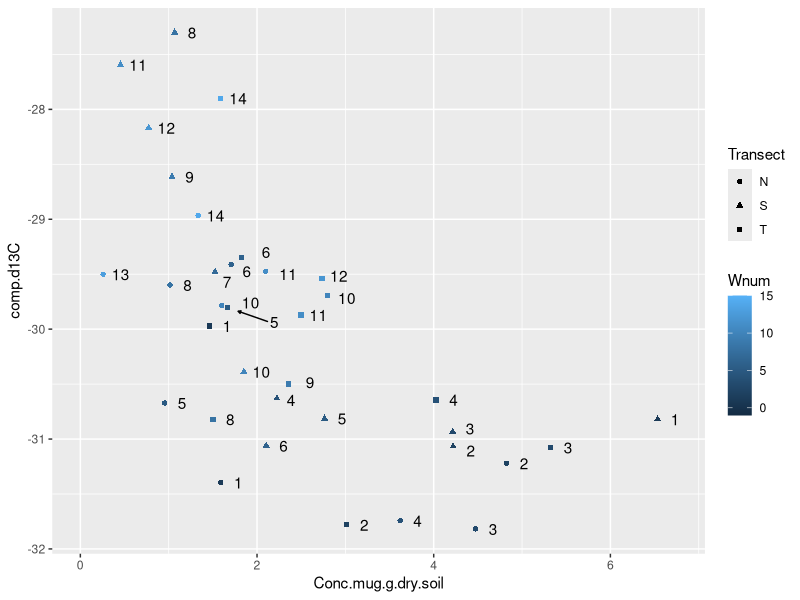
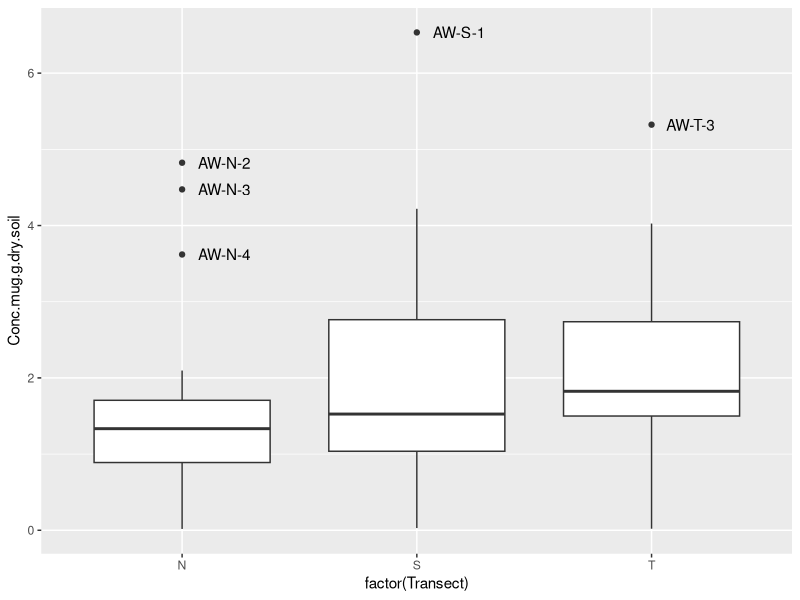
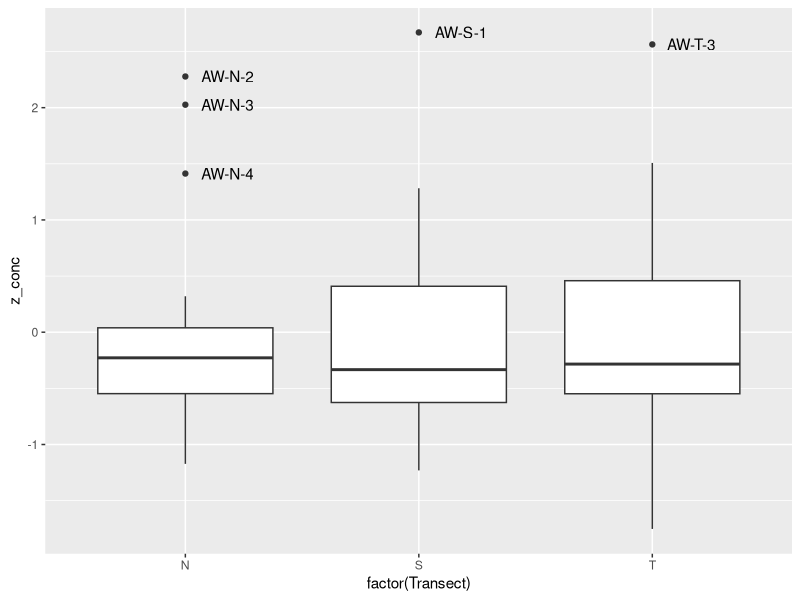
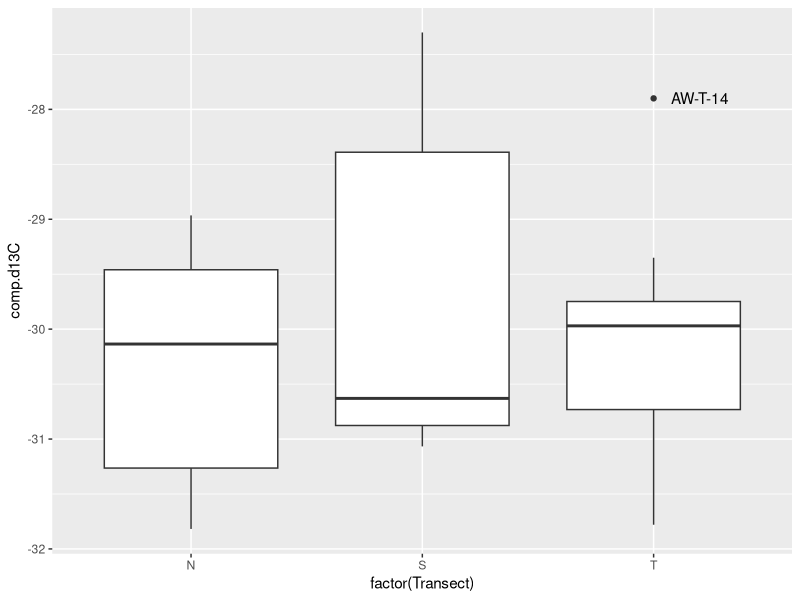
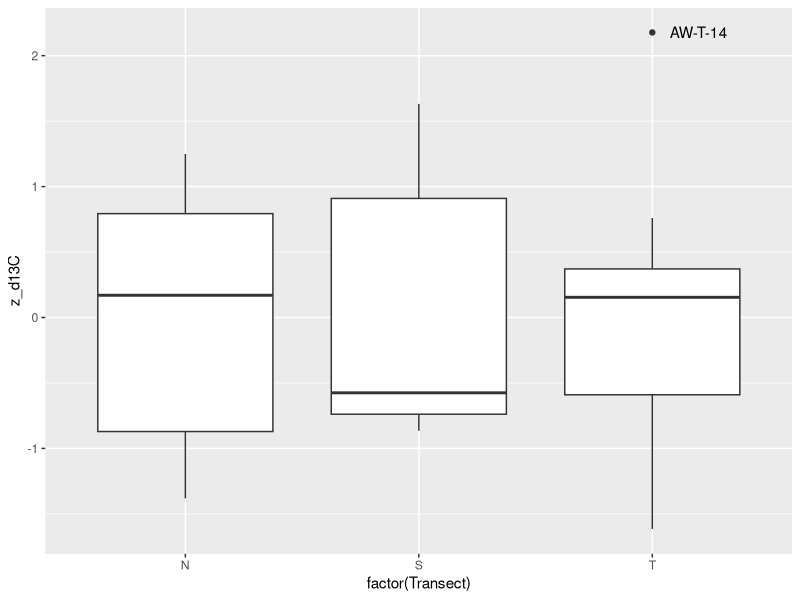
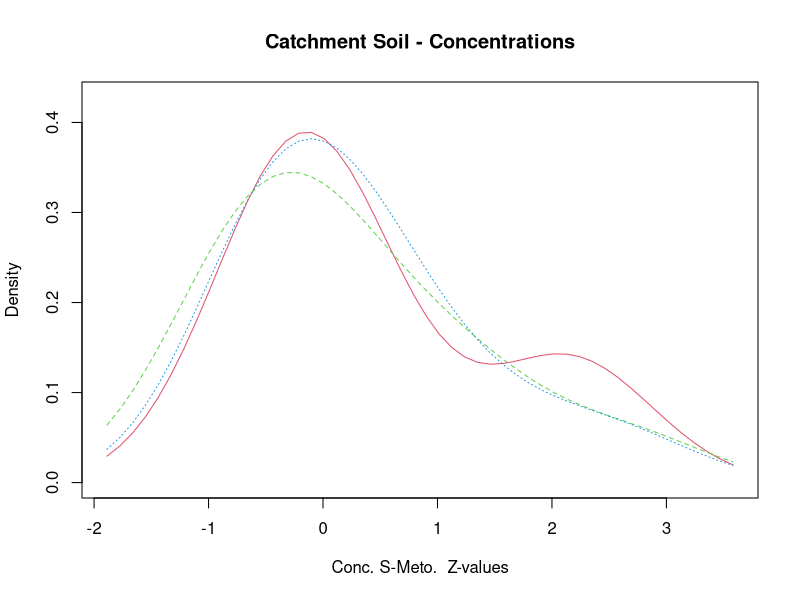

Here is the R script that generated these plots, in order: (Note: this script raises an error after producing the figures.)
## ---- chunk 1
knitr::opts_chunk$set(echo = TRUE, warning=FALSE, message = FALSE)
Sys.setlocale("LC_ALL", "English")
## ---- chunk 2
library(sm)
library(vioplot)

library(dplyr)
library(ggplot2)
library("ggrepel")
## ---- chunk 3
# Soils
soils = read.csv2("Data/MassBalance_R.csv", 
                       na.strings=c('#DIV/0!', '', 'NA'), header = TRUE)
colnames(soils)[colnames(soils) == "ti"] <- "Date.ti"
soils$Date.ti <- as.POSIXct(strptime(soils$Date.ti, 
                                          "%Y-%m-%d %H:%M", tz="EST")) # csv typos, option 1
sum(is.na(soils$Date.ti)) == 0

dropSoil <- c("WeekSubWeek", "Event", 
              "B.diss", "B.filt", "CumOutDiss.g", "CumOutFilt.g", "CumOutAppMass.g",  "CumOutMELsm.g", 
              "CumAppMass.g",
              "ID.N", "ID.T",  "Area.N", "Area.T", "Area.S",
              "comp.d13C.SE.North", "comp.d13C.SE.Talweg", "comp.d13C.SE.South", 
              "f.max.comp", "f.mean.comp", "f.min.comp", "ngC.SD","ngC.SE", "N_compsoil", "N_ngC")
soils <- soils[ , !(names(soils) %in% dropSoil)]


# Quasi-Molten SOILS
soilGroups = read.csv2("Data/WeeklySoils_Rng.csv", 
                       na.strings=c('#DIV/0!', '', 'NA'), header = TRUE)
soilGroups$Date.ti <- as.POSIXct(strptime(soilGroups$Date.ti, 
                                          "%Y-%m-%d %H:%M", tz="EST")) # csv typos, option 1
sum(is.na(soilGroups$Date.ti)) == 0

str(soils)



ggplot(soilGroups, aes(x=Conc.mug.g.dry.soil, y=comp.d13C))+
  geom_point(aes(group = Transect, colour = Wnum, shape = Transect))+
  geom_text_repel(aes(label=Wnum),
                 arrow = arrow(length = unit(0.005, 'npc'), type = "closed"),
                 force = 1, 
                 point.padding = unit(1.0, 'lines'), 
                 max.iter = 2e3,
                 nudge_x = .2) #+
  #stat_smooth(method = "lm", formula = y ~ poly(x, 2)) +
  #stat_smooth(method = "lm", formula = y~x, se=F) 

## ---- chunk 4
waters = read.csv2("Data/WeeklyHydroContam_R.csv")
waters$ti <- as.POSIXct(strptime(waters$ti, "%Y-%m-%d %H:%M", tz="EST"))
colnames(waters)[colnames(waters) == "ti"] <- "Date.ti"
waters$Events <- factor(waters$Events, levels = unique(waters$Events))
waters$Event <- factor(waters$Event, levels = unique(waters$Event))

dropWater <- c("N.x", "N.y", 
               "Markers" , "TimeDiff", 
               "se.d13C", "MES.mg.L", "MES.sd", "MO.mg.L", "filt.se.d13C", "f.diss", "f.filt",
               "Appl.Mass.g", 
               "DissSmeto.mg", "DissSmeto.mg.SD", 
               "DissOXA.mg", "DissOXA.mg.SD", 
               "DissESA.mg", "DissESA.mg.SD",
               "FiltSmeto.mg", "DissSmeto.mg.SD", 
               "TotSMout.mg", "TotSMout.mg.SD",
               "FracDiss", "FracFilt")
waters <- waters[ , !(names(waters) %in% dropWater)]


# Date conversion correct: 
sum(is.na(waters$Date.ti)) == 0
str(waters)
## ---- chunk 5
WaterSoils <- merge(waters, soils, by = "Date.ti", all = F)
str(WaterSoils)
## ---- chunk 6
# Test function
g_param = 1.5
# g_param = 2.2  #  (Hoaglin et al.,1986; Hoaglin & Iglewicz, 1987) 
is_outlier <- function(x) {
  return(x < quantile(x, 0.25) - g_param * IQR(x) | x > quantile(x, 0.75) + g_param * IQR(x))
}


## ---- chunk 7

# Concentrations
soilGroups %>%
  group_by(Transect) %>%
  mutate(outlier = ifelse(is_outlier(Conc.mug.g.dry.soil), as.character(ID), NA)) %>%
  ggplot(., aes(x = factor(Transect), y = Conc.mug.g.dry.soil)) +
    geom_boxplot() +
    geom_text(aes(label = outlier), na.rm = TRUE, hjust = -0.3)

## ---- chunk 8
soilGroups <- soilGroups %>%
  group_by(Transect) %>%
  mutate(z_conc = (Conc.mug.g.dry.soil-mean(Conc.mug.g.dry.soil))/sd(Conc.mug.g.dry.soil))


soilGroups %>%
  group_by(Transect) %>%
  mutate(outlier = ifelse(is_outlier(z_conc), as.character(ID), NA)) %>%
  ggplot(., aes(x = factor(Transect), y = z_conc)) +
    geom_boxplot() +
    geom_text(aes(label = outlier), na.rm = TRUE, hjust = -0.3)
## ---- chunk 9
# Isotopes

temp <- na.omit(soilGroups)

temp %>%
  group_by(Transect) %>%
  mutate(outlier = ifelse(is_outlier(comp.d13C), as.character(ID), NA)) %>%
  ggplot(., aes(x = factor(Transect), y = comp.d13C)) +
    geom_boxplot() +
    geom_text(aes(label = outlier), na.rm = TRUE, hjust = -0.3)


## ---- chunk 10
temp <- temp %>%
  group_by(Transect) %>%
  mutate(z_d13C = (comp.d13C-mean(comp.d13C))/sd(comp.d13C))

temp %>%
  group_by(Transect) %>%
  mutate(outlier = ifelse(is_outlier(z_d13C), as.character(ID), NA)) %>%
  ggplot(., aes(x = factor(Transect), y = z_d13C)) +
    geom_boxplot() +
    geom_text(aes(label = outlier), na.rm = TRUE, hjust = -0.3)

## ---- chunk 11
temp <- temp %>%
  group_by(Transect) %>%
  mutate(outlier = ifelse(is_outlier(comp.d13C), 
                          as.character(ID), ifelse(is_outlier(Conc.mug.g.dry.soil), as.character(ID), NA)))

temp.filtered <- temp[is.na(temp$outlier ) , ]
cor.test(temp.filtered$comp.d13C, temp.filtered$Conc.mug.g.dry.soil)


## With outliers
# Log of concentrations -> No change
# cor.test(soilGroups$comp.d13C, log(soilGroups$Conc.mug.g.dry.soil), method = "spearman")
cor.test(soilGroups$comp.d13C, soilGroups$Conc.mug.g.dry.soil, method = "spearman")

## Z-scoring
cor.test(temp$z_conc, temp$z_d13C)
## ---- chunk 12
cor.test(soilGroups$comp.d13C, soilGroups$Conc.mug.g.dry.soil)
## ---- chunk 13
# plot densities 
#sm.density.compare(temp$z_conc, temp$Transect, xlab=expression(paste("Conc. S-Meto.  ", {({mu}*g / g.soil.dry)})))
sm.density.compare(temp$z_conc, temp$Transect, xlab=expression(paste("Conc. S-Meto.  Z-values")))
title(main="Catchment Soil - Concentrations")
legend("topright", levels( soilGroups$Transect), fill=2+(0:nlevels(soilGroups$Transect)))
       
#vioplot(soilGroups$Conc.mug.g.dry.soil,  names = "Catchment")
#title(expression(paste("Conc. S-Meto.  ", {({mu}*g / g.soil.dry)})))
## ---- chunk 14
#vioplot(na.omit(soilGroups$comp.d13C),  names = "Catchment")
#title(expression(paste({delta}^"13","C", ' (\u2030)')))
## ---- chunk 15

temp <- na.omit(soilGroups)
sm.density.compare(temp$comp.d13C, temp$Transect, 
                   xlab=expression(paste({delta}^"13","C", ' (\u2030)')))
title(main="Catchment Soil - Isotope Distribution")
legend("topright", levels( soilGroups$Transect), fill=2+(0:nlevels(soilGroups$Transect)))
## ---- chunk 16
